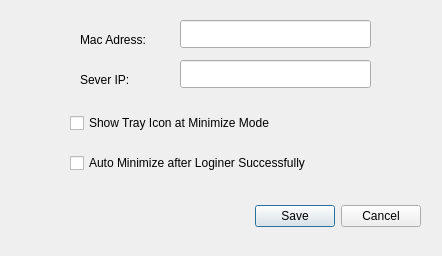
<?xml version="1.0" encoding="UTF-8"?>
<ui version="4.0">
 <class>SettingsWindow</class>
 <widget class="QDialog" name="SettingsWindow">
  <property name="geometry">
   <rect>
    <x>0</x>
    <y>0</y>
    <width>442</width>
    <height>256</height>
   </rect>
  </property>
  <property name="minimumSize">
   <size>
    <width>442</width>
    <height>256</height>
   </size>
  </property>
  <property name="maximumSize">
   <size>
    <width>442</width>
    <height>256</height>
   </size>
  </property>
  <property name="windowTitle">
   <string>Settings</string>
  </property>
  <widget class="QDialogButtonBox" name="buttonBox">
   <property name="geometry">
    <rect>
     <x>80</x>
     <y>200</y>
     <width>341</width>
     <height>32</height>
    </rect>
   </property>
   <property name="focusPolicy">
    <enum>Qt::NoFocus</enum>
   </property>
   <property name="contextMenuPolicy">
    <enum>Qt::DefaultContextMenu</enum>
   </property>
   <property name="layoutDirection">
    <enum>Qt::LeftToRight</enum>
   </property>
   <property name="orientation">
    <enum>Qt::Horizontal</enum>
   </property>
   <property name="standardButtons">
    <set>QDialogButtonBox::Cancel|QDialogButtonBox::Save</set>
   </property>
   <property name="centerButtons">
    <bool>false</bool>
   </property>
  </widget>
  <widget class="QLabel" name="label">
   <property name="geometry">
    <rect>
     <x>80</x>
     <y>30</y>
     <width>91</width>
     <height>20</height>
    </rect>
   </property>
   <property name="text">
    <string>Mac Adress:</string>
   </property>
  </widget>
  <widget class="QLabel" name="label_2">
   <property name="geometry">
    <rect>
     <x>80</x>
     <y>70</y>
     <width>63</width>
     <height>20</height>
    </rect>
   </property>
   <property name="text">
    <string>Sever IP:</string>
   </property>
  </widget>
  <widget class="QCheckBox" name="showTrayCheckBox">
   <property name="geometry">
    <rect>
     <x>70</x>
     <y>110</y>
     <width>361</width>
     <height>26</height>
    </rect>
   </property>
   <property name="focusPolicy">
    <enum>Qt::NoFocus</enum>
   </property>
   <property name="text">
    <string>Show Tray Icon at Minimize Mode</string>
   </property>
  </widget>
  <widget class="QCheckBox" name="autoMinCheckBox">
   <property name="geometry">
    <rect>
     <x>70</x>
     <y>150</y>
     <width>361</width>
     <height>26</height>
    </rect>
   </property>
   <property name="focusPolicy">
    <enum>Qt::NoFocus</enum>
   </property>
   <property name="text">
    <string>Auto Minimize after Loginer Successfully</string>
   </property>
  </widget>
  <widget class="QLineEdit" name="macEdit">
   <property name="geometry">
    <rect>
     <x>180</x>
     <y>20</y>
     <width>191</width>
     <height>28</height>
    </rect>
   </property>
  </widget>
  <widget class="QLineEdit" name="serverEdit">
   <property name="geometry">
    <rect>
     <x>180</x>
     <y>60</y>
     <width>191</width>
     <height>28</height>
    </rect>
   </property>
  </widget>
 </widget>
 <resources/>
 <connections>
  <connection>
   <sender>buttonBox</sender>
   <signal>accepted()</signal>
   <receiver>SettingsWindow</receiver>
   <slot>accept()</slot>
   <hints>
    <hint type="sourcelabel">
     <x>248</x>
     <y>254</y>
    </hint>
    <hint type="destinationlabel">
     <x>157</x>
     <y>274</y>
    </hint>
   </hints>
  </connection>
  <connection>
   <sender>buttonBox</sender>
   <signal>rejected()</signal>
   <receiver>SettingsWindow</receiver>
   <slot>reject()</slot>
   <hints>
    <hint type="sourcelabel">
     <x>316</x>
     <y>260</y>
    </hint>
    <hint type="destinationlabel">
     <x>286</x>
     <y>274</y>
    </hint>
   </hints>
  </connection>
 </connections>
</ui>
